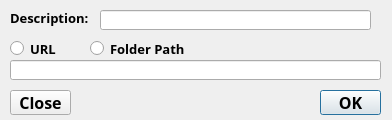
<?xml version="1.0" encoding="UTF-8"?>
<ui version="4.0">
 <class>addLinkDialog</class>
 <widget class="QDialog" name="addLinkDialog">
  <property name="windowModality">
   <enum>Qt::ApplicationModal</enum>
  </property>
  <property name="geometry">
   <rect>
    <x>0</x>
    <y>0</y>
    <width>392</width>
    <height>120</height>
   </rect>
  </property>
  <property name="minimumSize">
   <size>
    <width>392</width>
    <height>120</height>
   </size>
  </property>
  <property name="maximumSize">
   <size>
    <width>392</width>
    <height>120</height>
   </size>
  </property>
  <property name="windowTitle">
   <string>Add Link</string>
  </property>
  <widget class="QLabel" name="description_label">
   <property name="geometry">
    <rect>
     <x>10</x>
     <y>10</y>
     <width>91</width>
     <height>16</height>
    </rect>
   </property>
   <property name="font">
    <font>
     <family>Century Gothic</family>
     <pointsize>10</pointsize>
     <weight>75</weight>
     <bold>true</bold>
    </font>
   </property>
   <property name="text">
    <string>Description:</string>
   </property>
  </widget>
  <widget class="QRadioButton" name="url_radioButton">
   <property name="geometry">
    <rect>
     <x>10</x>
     <y>40</y>
     <width>61</width>
     <height>17</height>
    </rect>
   </property>
   <property name="font">
    <font>
     <family>Century Gothic</family>
     <pointsize>10</pointsize>
     <weight>75</weight>
     <bold>true</bold>
    </font>
   </property>
   <property name="text">
    <string>URL</string>
   </property>
  </widget>
  <widget class="QRadioButton" name="folder_path_radioButton">
   <property name="geometry">
    <rect>
     <x>90</x>
     <y>40</y>
     <width>101</width>
     <height>17</height>
    </rect>
   </property>
   <property name="font">
    <font>
     <family>Century Gothic</family>
     <pointsize>10</pointsize>
     <weight>75</weight>
     <bold>true</bold>
    </font>
   </property>
   <property name="text">
    <string>Folder Path</string>
   </property>
  </widget>
  <widget class="QLineEdit" name="description_inp">
   <property name="geometry">
    <rect>
     <x>100</x>
     <y>10</y>
     <width>271</width>
     <height>20</height>
    </rect>
   </property>
  </widget>
  <widget class="QLineEdit" name="path_inp">
   <property name="enabled">
    <bool>true</bool>
   </property>
   <property name="geometry">
    <rect>
     <x>10</x>
     <y>60</y>
     <width>371</width>
     <height>20</height>
    </rect>
   </property>
  </widget>
  <widget class="QPushButton" name="ok_btn">
   <property name="geometry">
    <rect>
     <x>320</x>
     <y>90</y>
     <width>61</width>
     <height>25</height>
    </rect>
   </property>
   <property name="font">
    <font>
     <family>Century Gothic</family>
     <pointsize>12</pointsize>
     <weight>75</weight>
     <bold>true</bold>
    </font>
   </property>
   <property name="text">
    <string>OK</string>
   </property>
  </widget>
  <widget class="QPushButton" name="close_btn">
   <property name="geometry">
    <rect>
     <x>10</x>
     <y>90</y>
     <width>61</width>
     <height>25</height>
    </rect>
   </property>
   <property name="font">
    <font>
     <family>Century Gothic</family>
     <pointsize>12</pointsize>
     <weight>75</weight>
     <bold>true</bold>
    </font>
   </property>
   <property name="text">
    <string>Close</string>
   </property>
  </widget>
 </widget>
 <resources/>
 <connections>
  <connection>
   <sender>close_btn</sender>
   <signal>clicked()</signal>
   <receiver>addLinkDialog</receiver>
   <slot>close()</slot>
   <hints>
    <hint type="sourcelabel">
     <x>40</x>
     <y>102</y>
    </hint>
    <hint type="destinationlabel">
     <x>195</x>
     <y>58</y>
    </hint>
   </hints>
  </connection>
 </connections>
</ui>
